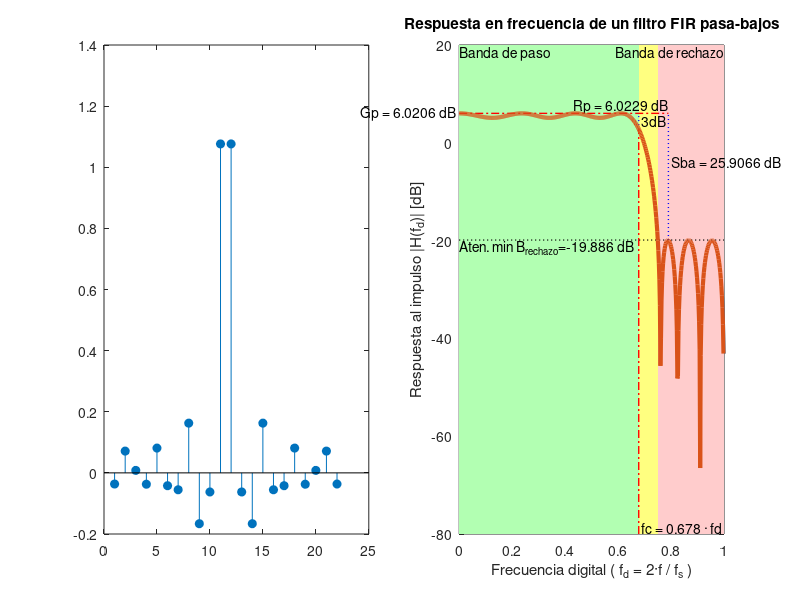

MATLAB code to generate this figure:
%% <------- Guia 4 - Ejercicio 1 ----------->

clc; % borra la consola
clear all; % borra todas las variables
close all; % cierra las ventanas de imagen
isOctave = exist('OCTAVE_VERSION', 'builtin') ~= 0;
if isOctave;
pkg load control; % paquete con 'mag2db'
pkg load signal; % 'findpeaks'
end
%% punto 1
h = load ('low_pass.dat'); % carga el archivo .dat
figure('name','Guia 4 ejercicio 1','Units','normalized','Position',[0 0 1 1]); % pantalla completa
subplot(1,2,1);  % subplot (filas, columnas, indice)
stem (h,'fill');

%% punto 2
H = fft(h,1000);  % calcula la FFT con 1000 puntos de frecuencia, completa con ceros
Hdb = mag2db( abs( H(1:500) ) ); % convierte a dB el valor absoluto de las muestras de f positiva
fd = (0 : 1/500 : 1-(1/500) ); % vector con los valores de frecuencia digital fd = 2f / fs

subplot(1,2,2);
plot (fd, Hdb, 'linewidth', 3); % grafica la respuesta en frecuencia
hold on;
limits = axis; % vector con los limites de los ejes [xmin xmax ymin ymax]
xmin = limits(1);
xmax = limits(2);
ymin = limits(3);
ymax = limits(4);
xlabel ('Frecuencia digital ( f_d = 2·f / f_s )'); % etiqueta eje X
ylabel ('Respuesta al impulso |H(f_d)| [dB]');  % etiqueta eje y
title ('Respuesta en frecuencia de un filtro FIR pasa-bajos'); % titulo

%% punto 3
%calculos de puntos de interes
Gp = Hdb(1); % ganancia de continua
fc_H = find( Hdb <= ( Gp-3 ) ); % encuentra elemento con Gp-3dB
fc_H = fc_H(1); % solo la primera ocurrencia
Gfc = Hdb(fc_H); % ganancia en la frecuencia de corte
fc = fd(fc_H); % frecuencia de corte
Rp = max(Hdb); % ripple en banda de paso
fRp_H = find( Hdb == Rp ); % encuentra elemento de ripple
fRp = fd( fRp_H(1) ); % frecuencia donde se produce el maximo ripple
if isOctave;
 [H_sba_loc(:,1), H_sba_loc(:,2)] = findpeaks(Hdb(fc_H:end),'DoubleSided');
  f_sba = fd( fc_H+ H_sba_loc(2,2) ); % frecuencia del mayor pico en la banda de rechazo 
  % maximos 'DoubleSided' -> valores negativos
else;
 [H_sba_loc(:,1), H_sba_loc(:,2)] = findpeaks(Hdb(fc_H:end));% maximos [pico, ocurrencia]
 f_sba = fd( fc_H+ H_sba_loc(1,2) ); % frecuencia del mayor pico en la banda de rechazo
end;
H_sba = max(H_sba_loc(:,1)); % busca el mayor pico
elem_sba = find ( Hdb(fc_H:end) <= H_sba ); % Busca donde termina la banda
                                            % de transicion (1er elemento)
f_btr= fd( fc_H+elem_sba(1));   % f_max banda transicion

%% GRAFICAS
%fondo
patch ([xmin xmin fc fc], [ymin ymax ymax ymin], [0.7 1 0.7],'EdgeColor', 'none');
patch ([fc fc f_btr f_btr], [ymin ymax ymax ymin], [1 1 0.5],'EdgeColor', 'none');
patch ([f_btr f_btr xmax xmax], [ymin ymax ymax ymin], [1 0.8 0.8],'EdgeColor', 'none');
%lineas
line ([0 f_sba], [Gp Gp], 'linestyle', '-.', 'color', 'r', 'linewidth', 1);
line ([f_sba f_sba], [H_sba Gp], 'linestyle', ':', 'color', 'b', 'linewidth', 1);
line ([fc fc], [ymin Gfc], 'linestyle', '-.', 'color', 'r', 'linewidth', 1);
line ([fc fc], [Gfc Gp], 'linestyle', ':', 'color', 'b', 'linewidth', 1);
line ([0 1], [H_sba H_sba], 'linestyle', ':', 'color', 'k', 'linewidth', 1);
%etiquetas
text_Gp = ['Gp = ', num2str(Gp), ' dB '];
text_Rp = ['Rp = ', num2str(Rp), ' dB'];
text_fc = [' fc = ', num2str(fc), ' · fd'];
text_Sba = [' Sba = ', num2str(Gp-H_sba), ' dB'];
text_H_sba = ['Aten. min B_{rechazo}=', num2str(H_sba), ' dB'];


text (0, H_sba-1.5, text_H_sba, 'horizontalalignment', 'left');
text (0, Gp, text_Gp, 'horizontalalignment', 'right');
text (fRp, Rp, text_Rp, 'horizontalalignment', 'center', 'verticalalignment', 'bottom');
text (fc, ymin, text_fc, 'verticalalignment', 'bottom');
text (f_sba, Gp+(H_sba/2), text_Sba);
text (fc, Gp-1.5, ' 3dB');
text (0, ymax, 'Banda de paso', 'verticalalignment', 'top');
text (xmax, ymax, 'Banda de rechazo', 'horizontalalignment', 'right', 'verticalalignment', 'top');

axis ('auto'); % se vuelve a dibujar los ejes por si se sobreescribio alguna parte
plot (fd, Hdb, 'linewidth', 3); %redibujar respuesta en frec
